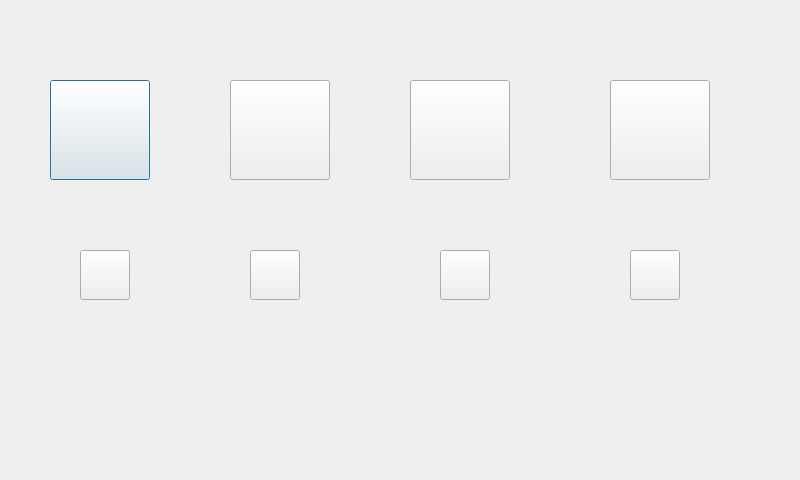
<?xml version="1.0" encoding="UTF-8"?>
<ui version="4.0">
 <class>LED</class>
 <widget class="QDialog" name="LED">
  <property name="geometry">
   <rect>
    <x>0</x>
    <y>0</y>
    <width>800</width>
    <height>480</height>
   </rect>
  </property>
  <property name="windowTitle">
   <string>LED-GAOLLE</string>
  </property>
  <widget class="QPushButton" name="pushButton">
   <property name="geometry">
    <rect>
     <x>50</x>
     <y>80</y>
     <width>100</width>
     <height>100</height>
    </rect>
   </property>
   <property name="text">
    <string/>
   </property>
   <property name="icon">
    <iconset>
     <normalon>:/image/close_led.jpg</normalon>
    </iconset>
   </property>
   <property name="iconSize">
    <size>
     <width>100</width>
     <height>100</height>
    </size>
   </property>
  </widget>
  <widget class="QPushButton" name="pushButton_2">
   <property name="geometry">
    <rect>
     <x>230</x>
     <y>80</y>
     <width>100</width>
     <height>100</height>
    </rect>
   </property>
   <property name="text">
    <string/>
   </property>
   <property name="icon">
    <iconset>
     <normalon>:/image/close_led.jpg</normalon>
    </iconset>
   </property>
   <property name="iconSize">
    <size>
     <width>100</width>
     <height>100</height>
    </size>
   </property>
  </widget>
  <widget class="QPushButton" name="pushButton_3">
   <property name="geometry">
    <rect>
     <x>410</x>
     <y>80</y>
     <width>100</width>
     <height>100</height>
    </rect>
   </property>
   <property name="text">
    <string/>
   </property>
   <property name="icon">
    <iconset>
     <normalon>:/image/close_led.jpg</normalon>
    </iconset>
   </property>
   <property name="iconSize">
    <size>
     <width>100</width>
     <height>100</height>
    </size>
   </property>
  </widget>
  <widget class="QPushButton" name="pushButton_4">
   <property name="geometry">
    <rect>
     <x>610</x>
     <y>80</y>
     <width>100</width>
     <height>100</height>
    </rect>
   </property>
   <property name="text">
    <string/>
   </property>
   <property name="icon">
    <iconset>
     <normalon>:/image/close_led.jpg</normalon>
    </iconset>
   </property>
   <property name="iconSize">
    <size>
     <width>100</width>
     <height>100</height>
    </size>
   </property>
  </widget>
  <widget class="QPushButton" name="push1">
   <property name="geometry">
    <rect>
     <x>80</x>
     <y>250</y>
     <width>50</width>
     <height>50</height>
    </rect>
   </property>
   <property name="text">
    <string/>
   </property>
   <property name="icon">
    <iconset>
     <normalon>:/image/push.png</normalon>
    </iconset>
   </property>
   <property name="iconSize">
    <size>
     <width>50</width>
     <height>50</height>
    </size>
   </property>
  </widget>
  <widget class="QPushButton" name="push2">
   <property name="geometry">
    <rect>
     <x>250</x>
     <y>250</y>
     <width>50</width>
     <height>50</height>
    </rect>
   </property>
   <property name="text">
    <string/>
   </property>
   <property name="icon">
    <iconset>
     <normalon>:/image/push.png</normalon>
    </iconset>
   </property>
   <property name="iconSize">
    <size>
     <width>50</width>
     <height>50</height>
    </size>
   </property>
  </widget>
  <widget class="QPushButton" name="push3">
   <property name="geometry">
    <rect>
     <x>440</x>
     <y>250</y>
     <width>50</width>
     <height>50</height>
    </rect>
   </property>
   <property name="text">
    <string/>
   </property>
   <property name="icon">
    <iconset>
     <normalon>:/image/push.png</normalon>
    </iconset>
   </property>
   <property name="iconSize">
    <size>
     <width>50</width>
     <height>50</height>
    </size>
   </property>
  </widget>
  <widget class="QPushButton" name="push4">
   <property name="geometry">
    <rect>
     <x>630</x>
     <y>250</y>
     <width>50</width>
     <height>50</height>
    </rect>
   </property>
   <property name="text">
    <string/>
   </property>
   <property name="icon">
    <iconset>
     <normalon>:/image/push.png</normalon>
    </iconset>
   </property>
   <property name="iconSize">
    <size>
     <width>50</width>
     <height>50</height>
    </size>
   </property>
  </widget>
 </widget>
 <resources/>
 <connections/>
</ui>
